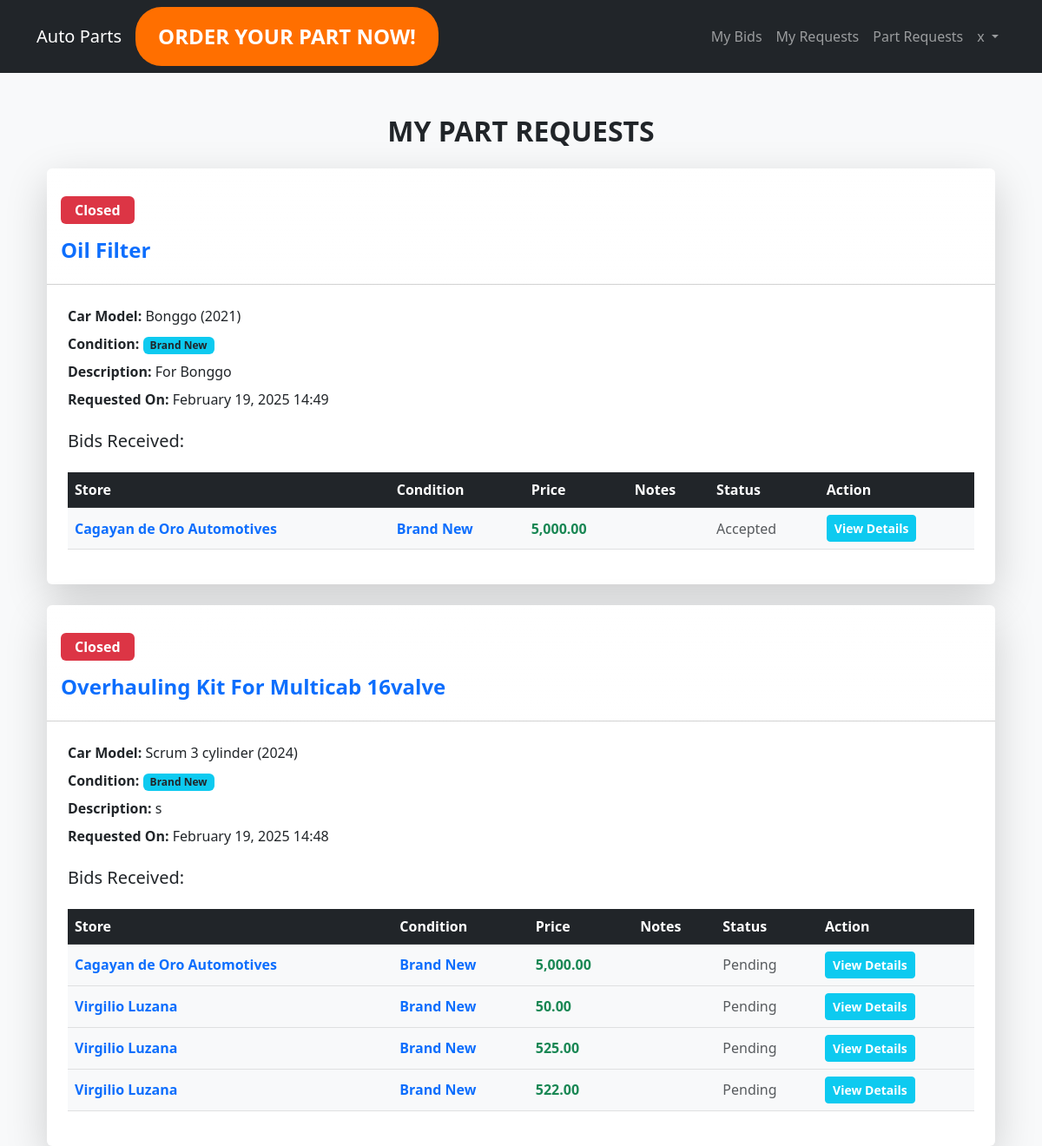
The app's page /my-part-requests/ (signed in), older data.
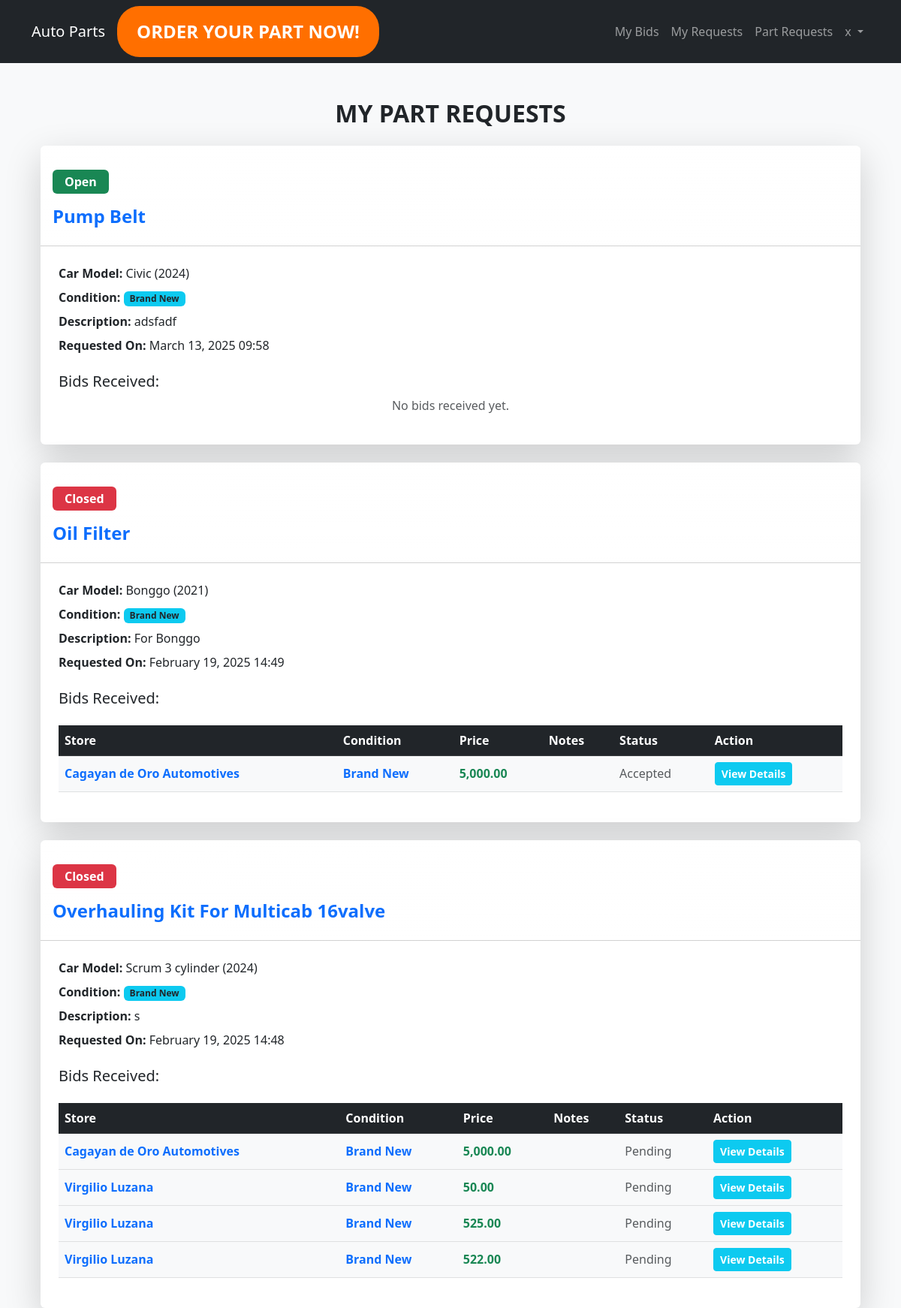
The same page, newer data.
### orders/models.py (models this page shows, shortened)
class PartRequest(models.Model):
    brand_new = models.BooleanField(default=True)
    used = models.BooleanField(default=False)
    user = models.ForeignKey(settings.AUTH_USER_MODEL, on_delete=models.CASCADE)
    part_name = models.CharField(max_length=255)
    description = models.TextField()
    qty = models.PositiveIntegerField(default="1")
    image1 = models.ImageField(upload_to="part_images/")
    image2 = models.ImageField(upload_to="part_images/")
    brand = models.CharField(max_length=255, choices=BRAND_CHOICES)
    year = models.PositiveIntegerField()
    car_model = models.CharField(max_length=255)
    created_at = models.DateTimeField(auto_now_add=True)
    status = models.CharField(max_length=10, choices=STATUS_CHOICES, default="Open")
    from django.db import models

class Bid(models.Model):
    part_request = models.ForeignKey("orders.PartRequest", on_delete=models.CASCADE, related_name="bids")
    store = models.ForeignKey(settings.AUTH_USER_MODEL, on_delete=models.CASCADE)
    condition = models.CharField(max_length=10, choices=CONDITION_CHOICES, default="Brand New")
    price = models.DecimalField(max_digits=10, decimal_places=2)
    notes = models.TextField(blank=True, null=True)
    image1 = models.ImageField(upload_to="bid_images/", blank=True, null=True)
    image2 = models.ImageField(upload_to="bid_images/", blank=True, null=True)
    status = models.CharField(max_length=10, choices=BID_STATUS_CHOICES, default="")
    created_at = models.DateTimeField(auto_now_add=True)

class Customer(AbstractUser):
    completename = models.CharField(max_length=250 )
    phone_number = models.CharField(max_length=50 )
    address = models.TextField(blank=True, null=True)
    is_store = models.BooleanField(default=False)
    groups = models.ManyToManyField(
        "auth.Group",
        related_name="customer_users",  # Custom related name to avoid conflicts
        blank=True
    )
    user_permissions = models.ManyToManyField(
        "auth.Permission",
        related_name="customer_users_permissions",  # Custom related name
        blank=True
    )

### orders/views.py (the view)
# urls.py: path("my-part-requests/", MyPartRequestsView.as_view(), name="my_part_requests"),
@method_decorator(login_required, name="dispatch")
class MyPartRequestsView(ListView):
    model = PartRequest
    template_name = "orders/my_part_requests.html"
    context_object_name = "part_requests"
    def get_queryset(self):
        return PartRequest.objects.filter(user=self.request.user).prefetch_related("bids").order_by("-created_at")

### orders/templates/orders/my_part_requests.html (shortened to what this page needs)
{% extends 'orders/landing.html' %}
{% load humanize %}
{% block content %}
<div class="container mt-5">
    <h2 class="text-center text-uppercase fw-bold">My Part Requests</h2>
    {% for request in part_requests %}
    <div class="card mt-4 shadow-lg border-0">
        <div class="card-header bg-gradient text-white" style="background: linear-gradient(45deg, #007bff, #6610f2);">
            <h5 class="mb-0 fw-bold">{{ request.part_name }} ({{ request.brand }})</h5>
            <span class="badge {% if request.status == 'Open' %}bg-success{% else %}bg-danger{% endif %} px-3 py-2 fs-6">
                {{ request.status }}
            </span>
            <p><h4 class="text-primary fw-bold">{{ request.part_name }} </h4></p>
        </div>
        <div class="card-body p-4">
            <p class="mb-2"><strong>Car Model:</strong> {{ request.car_model }} ({{ request.year }})</p>
            <p class="mb-2"><strong>Condition:</strong>
                {% if request.brand_new %} <span class="badge bg-info text-dark px-2 py-1">Brand New</span> {% endif %}
            </p>
            <p class="mb-2"><strong>Description:</strong> {{ request.description }}</p>
            <p class="mb-2"><strong>Requested On:</strong> {{ request.created_at|date:"F d, Y H:i" }}</p>
            <h5 class="mt-4">Bids Received:</h5>
            {% if request.bids.all %}
            <div class="table-responsive">
                <table class="table table-hover align-middle mt-3">
                    <thead class="table-dark">
                        <tr>
                            <th>Store</th>
                            <th>Condition</th>
                            <th>Price</th>
                            <th>Notes</th>
                            <th>Status</th>
                            <th>Action</th>
                        </tr>
                    </thead>
                    <tbody>
                        {% for bid in request.bids.all %}
                        <tr class="table-light">
                            <td class="fw-bold text-primary">{{ bid.store.completename }}</td>
                            <td class="fw-bold text-primary">{{ bid.condition }}</td>
                            <td class="fw-bold text-success">{{ bid.price|floatformat:2|intcomma }}</td>
                            <td class="text-muted">{{ bid.notes }}</td>
                            <td class="text-muted">{{ bid.status }}</td>
                            <td>
                                <a href="{% url 'bid_detail' bid.id %}" class="btn btn-info btn-sm text-white fw-bold">
                                    View Details
                                </a>
                            </td>
                        </tr>
                        {% endfor %}
                    </tbody>
                </table>
            </div>
            {% else %}
            <p class="text-muted text-center">No bids received yet.</p>
            {% endif %}
        </div>
    </div>
{% empty %}
    <div class="alert alert-warning text-center mt-5 fw-bold">
        🚗 You have not requested any parts yet.
    </div>
{% endfor %}
</div>
{% endblock %}

Row changes from the older to the newer data that the page shows:
added PartRequest: status "Open", part_name "Pump Belt", car_model "Civic", year "2024", brand_new "Brand New", description "adsfadf", created_at "March 13, 2025 09:58", shows "No bids received yet."
